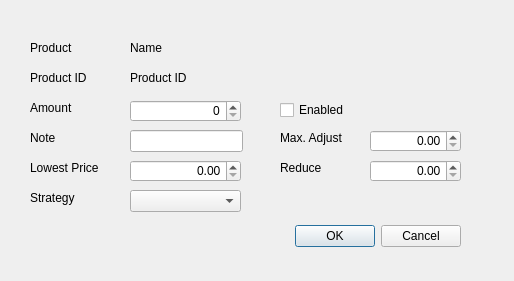
<?xml version="1.0" encoding="UTF-8"?>
<ui version="4.0">
 <class>Dialog</class>
 <widget class="QDialog" name="Dialog">
  <property name="geometry">
   <rect>
    <x>0</x>
    <y>0</y>
    <width>514</width>
    <height>281</height>
   </rect>
  </property>
  <property name="windowTitle">
   <string>Dialog</string>
  </property>
  <widget class="QDialogButtonBox" name="confirmBox">
   <property name="geometry">
    <rect>
     <x>150</x>
     <y>220</y>
     <width>311</width>
     <height>32</height>
    </rect>
   </property>
   <property name="orientation">
    <enum>Qt::Horizontal</enum>
   </property>
   <property name="standardButtons">
    <set>QDialogButtonBox::Cancel|QDialogButtonBox::Ok</set>
   </property>
  </widget>
  <widget class="QLabel" name="label">
   <property name="geometry">
    <rect>
     <x>30</x>
     <y>40</y>
     <width>49</width>
     <height>16</height>
    </rect>
   </property>
   <property name="text">
    <string>Product</string>
   </property>
  </widget>
  <widget class="QLabel" name="productName">
   <property name="geometry">
    <rect>
     <x>130</x>
     <y>40</y>
     <width>441</width>
     <height>16</height>
    </rect>
   </property>
   <property name="text">
    <string>Name</string>
   </property>
  </widget>
  <widget class="QLabel" name="label_3">
   <property name="geometry">
    <rect>
     <x>30</x>
     <y>70</y>
     <width>71</width>
     <height>16</height>
    </rect>
   </property>
   <property name="text">
    <string>Product ID</string>
   </property>
  </widget>
  <widget class="QLabel" name="productId">
   <property name="geometry">
    <rect>
     <x>130</x>
     <y>70</y>
     <width>421</width>
     <height>16</height>
    </rect>
   </property>
   <property name="text">
    <string>Product ID</string>
   </property>
  </widget>
  <widget class="QLabel" name="label_5">
   <property name="geometry">
    <rect>
     <x>30</x>
     <y>130</y>
     <width>71</width>
     <height>16</height>
    </rect>
   </property>
   <property name="text">
    <string>Note</string>
   </property>
  </widget>
  <widget class="QLabel" name="label_6">
   <property name="geometry">
    <rect>
     <x>30</x>
     <y>160</y>
     <width>71</width>
     <height>16</height>
    </rect>
   </property>
   <property name="text">
    <string>Lowest Price</string>
   </property>
  </widget>
  <widget class="QLabel" name="label_7">
   <property name="geometry">
    <rect>
     <x>30</x>
     <y>100</y>
     <width>71</width>
     <height>16</height>
    </rect>
   </property>
   <property name="text">
    <string>Amount</string>
   </property>
  </widget>
  <widget class="QLabel" name="label_9">
   <property name="geometry">
    <rect>
     <x>30</x>
     <y>190</y>
     <width>71</width>
     <height>16</height>
    </rect>
   </property>
   <property name="text">
    <string>Strategy</string>
   </property>
  </widget>
  <widget class="QLabel" name="label_10">
   <property name="geometry">
    <rect>
     <x>280</x>
     <y>130</y>
     <width>71</width>
     <height>16</height>
    </rect>
   </property>
   <property name="text">
    <string>Max. Adjust</string>
   </property>
  </widget>
  <widget class="QLabel" name="label_11">
   <property name="geometry">
    <rect>
     <x>280</x>
     <y>160</y>
     <width>71</width>
     <height>16</height>
    </rect>
   </property>
   <property name="text">
    <string>Reduce</string>
   </property>
  </widget>
  <widget class="QLineEdit" name="note">
   <property name="geometry">
    <rect>
     <x>130</x>
     <y>130</y>
     <width>113</width>
     <height>22</height>
    </rect>
   </property>
  </widget>
  <widget class="QDoubleSpinBox" name="lowestPrice">
   <property name="geometry">
    <rect>
     <x>130</x>
     <y>160</y>
     <width>111</width>
     <height>22</height>
    </rect>
   </property>
   <property name="alignment">
    <set>Qt::AlignRight|Qt::AlignTrailing|Qt::AlignVCenter</set>
   </property>
   <property name="maximum">
    <double>99999999.000000000000000</double>
   </property>
   <property name="singleStep">
    <double>0.100000000000000</double>
   </property>
  </widget>
  <widget class="QDoubleSpinBox" name="maxAdjust">
   <property name="geometry">
    <rect>
     <x>370</x>
     <y>130</y>
     <width>91</width>
     <height>22</height>
    </rect>
   </property>
   <property name="alignment">
    <set>Qt::AlignRight|Qt::AlignTrailing|Qt::AlignVCenter</set>
   </property>
   <property name="maximum">
    <double>9999999999999.000000000000000</double>
   </property>
   <property name="singleStep">
    <double>0.100000000000000</double>
   </property>
  </widget>
  <widget class="QDoubleSpinBox" name="reduce">
   <property name="geometry">
    <rect>
     <x>370</x>
     <y>160</y>
     <width>91</width>
     <height>22</height>
    </rect>
   </property>
   <property name="alignment">
    <set>Qt::AlignRight|Qt::AlignTrailing|Qt::AlignVCenter</set>
   </property>
   <property name="maximum">
    <double>99999999999999.000000000000000</double>
   </property>
   <property name="singleStep">
    <double>0.010000000000000</double>
   </property>
  </widget>
  <widget class="QSpinBox" name="amount">
   <property name="geometry">
    <rect>
     <x>130</x>
     <y>100</y>
     <width>111</width>
     <height>22</height>
    </rect>
   </property>
   <property name="alignment">
    <set>Qt::AlignRight|Qt::AlignTrailing|Qt::AlignVCenter</set>
   </property>
   <property name="maximum">
    <number>999999999</number>
   </property>
  </widget>
  <widget class="QCheckBox" name="enabled">
   <property name="geometry">
    <rect>
     <x>280</x>
     <y>100</y>
     <width>76</width>
     <height>20</height>
    </rect>
   </property>
   <property name="layoutDirection">
    <enum>Qt::LeftToRight</enum>
   </property>
   <property name="text">
    <string>Enabled</string>
   </property>
   <property name="checked">
    <bool>false</bool>
   </property>
   <property name="tristate">
    <bool>false</bool>
   </property>
  </widget>
  <widget class="QComboBox" name="strategy">
   <property name="geometry">
    <rect>
     <x>130</x>
     <y>190</y>
     <width>111</width>
     <height>22</height>
    </rect>
   </property>
  </widget>
 </widget>
 <resources/>
 <connections>
  <connection>
   <sender>confirmBox</sender>
   <signal>accepted()</signal>
   <receiver>Dialog</receiver>
   <slot>accept()</slot>
   <hints>
    <hint type="sourcelabel">
     <x>248</x>
     <y>254</y>
    </hint>
    <hint type="destinationlabel">
     <x>157</x>
     <y>274</y>
    </hint>
   </hints>
  </connection>
  <connection>
   <sender>confirmBox</sender>
   <signal>rejected()</signal>
   <receiver>Dialog</receiver>
   <slot>reject()</slot>
   <hints>
    <hint type="sourcelabel">
     <x>316</x>
     <y>260</y>
    </hint>
    <hint type="destinationlabel">
     <x>286</x>
     <y>274</y>
    </hint>
   </hints>
  </connection>
 </connections>
</ui>
